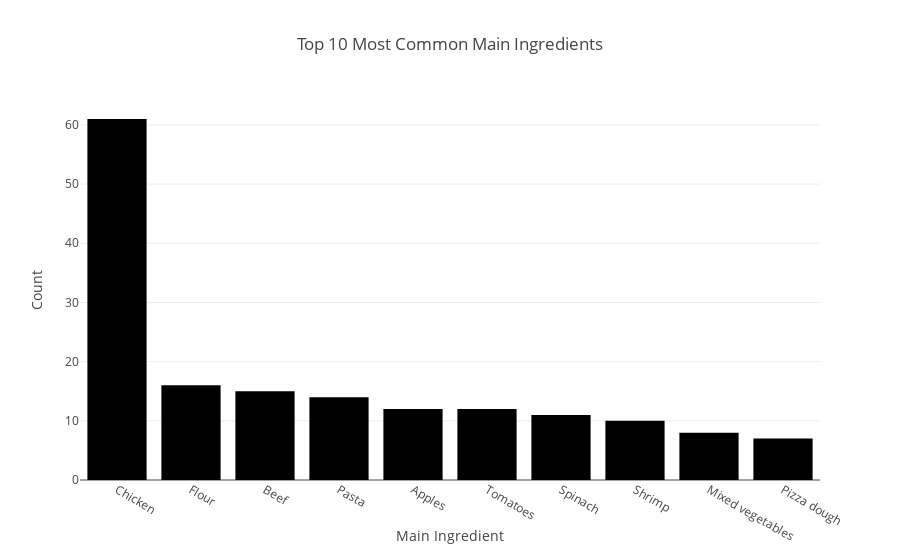

Notebook code cell kept with this figure:
### Code cell
# 4. Top 10 Most Common Main Ingredients (Interactive bar chart)
top_main_ingredients = df['Main Ingredient'].value_counts().head(10)
fig4 = px.bar(top_main_ingredients, x=top_main_ingredients.index, y=top_main_ingredients.values,
              title="Top 10 Most Common Main Ingredients", labels={'x': 'Main Ingredient', 'y': 'Count'})
fig4.show()

### Figure 1 — Plotly figure (JSON) as saved in the notebook; plotly's stock layout.template omitted (floating-point values rounded to 4 significant figures)
{"data": [{"alignmentgroup": "True", "hovertemplate": "Main Ingredient=%{x}<br>Count=%{y}<extra></extra>", "legendgroup": "", "marker": {"color": "#000001", "pattern": {"shape": ""}}, "name": "", "offsetgroup": "", "orientation": "v", "showlegend": false, "textposition": "auto", "type": "bar", "x": ["Chicken", "Flour", "Beef", "Pasta", "Apples", "Tomatoes", "Spinach", "Shrimp", "Mixed vegetables", "Pizza dough"], "xaxis": "x", "y": [61, 16, 15, 14, 12, 12, 11, 10, 8, 7], "yaxis": "y"}], "layout": {"autosize": true, "barmode": "relative", "legend": {"tracegroupgap": 0}, "title": {"text": "Top 10 Most Common Main Ingredients"}, "xaxis": {"anchor": "y", "autorange": true, "domain": [0, 1], "range": [-0.5, 9.5], "title": {"text": "Main Ingredient"}, "type": "category"}, "yaxis": {"anchor": "x", "autorange": true, "domain": [0, 1], "range": [0, 64.21], "title": {"text": "Count"}, "type": "linear"}}}
